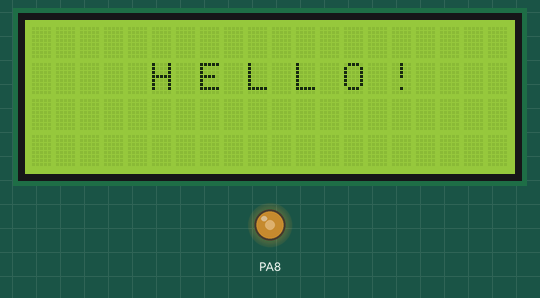
Simulated run of this program. Board: pyboard running MicroPython. Parts: 20×4 character LCD, output pins drawn as LEDs (lit = HIGH). Library files of the repository ran but are not shown: lcd_v_minus.py; what the program prints to the serial console is not drawn. At 5.1 s the program stops and its outputs stay as they are.

Above: at 0.1 s.
At 5.1 s:
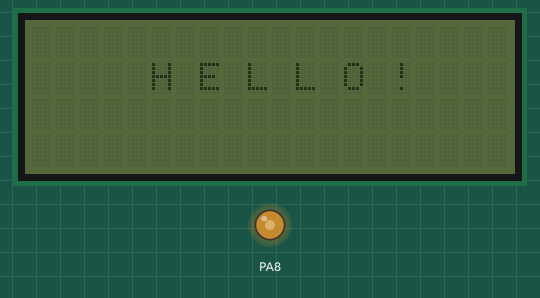
Timing chart, 0 to 6.6 s (numbered marks = the images above):
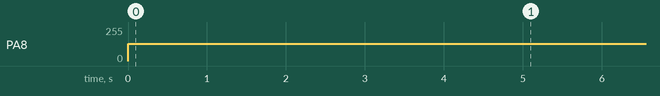

The program:

lcd.py
```python
from pyb import I2C, delay, millis
from pyb_i2c_lcd import I2cLcd
from lcd_v_minus import *

import time
t1=time.time_ns()

startV()

DEFAULT_I2C_ADDR = 0x27
i2c = I2C(1, I2C.MASTER)
if i2c.is_ready(DEFAULT_I2C_ADDR):
    lcd = I2cLcd(i2c, DEFAULT_I2C_ADDR, 4, 20)
else:
    print("i2c=0x%x device not found. Scan.." % DEFAULT_I2C_ADDR)
    i2c.scan()
    print ("end scan")
print((time.time_ns()-t1)/1000000)
lcd.backlight_on()

lcd.move_to(5,1)
lcd.putstr("H E L L O !")
print((time.time_ns()-t1)/1000000)
delay(5000)
lcd.backlight_off()
```

Measured:
- by itself, PA8: 0/255 → 128/255 at 0.00 s
- what the display in image 0 shows lasts 5.0 s, from 0.1 s to 5.1 s
